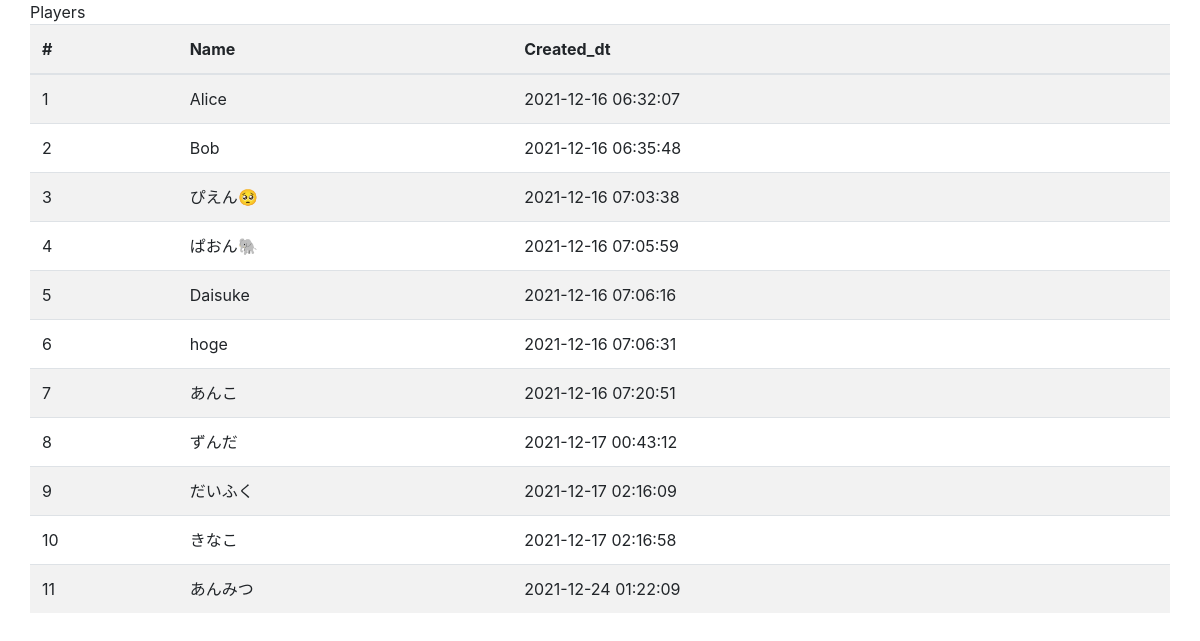
The app's page /index2 with its own data.
### pazzle15/models.py (models this page shows, shortened)
class Player(db.Model):
    __tablename__ = "player"
    player_id = db.Column(db.Integer, primary_key=True, autoincrement=True)
    name = db.Column(db.String, nullable=False)
    created_dt = db.Column(db.DateTime(timezone=True), default=db.func.now())
    current = db.Column(db.Integer, server_default="0")

### pazzle15/views.py (the view)
@app.route('/index2')
def index2():
    entries = Player.query.order_by(Player.player_id.asc()).all()
    context_local = dict(
        player=entries,
        **context
    )
    return render_template('index2.html', **context_local)

### pazzle15/templates/index2.html (shortened to what this page needs)
<!DOCTYPE html>
<html lang="ja">
<head>
    <link rel="stylesheet" href="https://stackpath.bootstrapcdn.com/bootstrap/4.3.1/css/bootstrap.min.css"
>
</head>
<body>
    <div class="container">
        <div class="row">
            <hl>Players</hl>
            <table class="table table-striped table-hover">
                <thread>
                    <tr>
                        <th scope="col">#</th>
                        <th scope="col">Name</th>
                        <th scope="col">Created_dt</th>
                    </tr>
                </thread>
                <tbody>
                    {% for p in player %}
                    <tr>
                        <td>{{p.player_id}}</td>
                        <td>{{p.name}}</td>
                        <td>{{p.created_dt}}</td>
                    </tr>
                    {% endfor %}
                </tbody>
            </table>
        </div>
    </div>
</body>
</html>

### records on screen
Player: player_id "1", name "Alice", created_dt "2021-12-16 06:32:07"
Player: player_id "2", name "Bob", created_dt "2021-12-16 06:35:48"
Player: player_id "3", name "ぴえん🥺", created_dt "2021-12-16 07:03:38"
Player: player_id "4", name "ぱおん🐘", created_dt "2021-12-16 07:05:59"
Player: player_id "5", name "Daisuke", created_dt "2021-12-16 07:06:16"
Player: player_id "6", name "hoge", created_dt "2021-12-16 07:06:31"
Player: player_id "7", name "あんこ", created_dt "2021-12-16 07:20:51"
Player: player_id "8", name "ずんだ", created_dt "2021-12-17 00:43:12"
Player: player_id "9", name "だいふく", created_dt "2021-12-17 02:16:09"
Player: player_id "10", name "きなこ", created_dt "2021-12-17 02:16:58"
Player: player_id "11", name "あんみつ", created_dt "2021-12-24 01:22:09"
